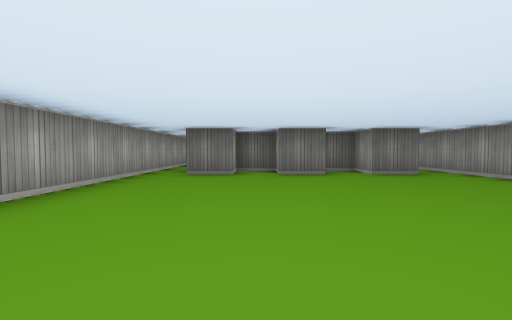
View 1 (above)

20 first-person views from a walk through a cub3D ray-caster map. The camera is about half as high as the walls, tilts 2° down and sees 90° across. The floor is counted in squares. Each view is taken from the middle of a square. On the plan, view 1 faces up. The plan holds only what a view shows up to about 9 squares ahead; the rest is blank.

View 2
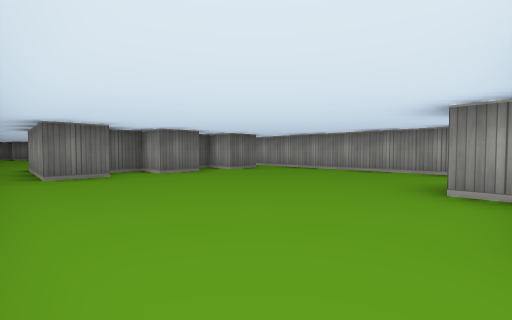

View 3
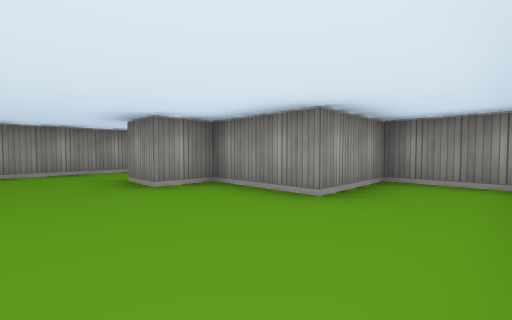

View 4
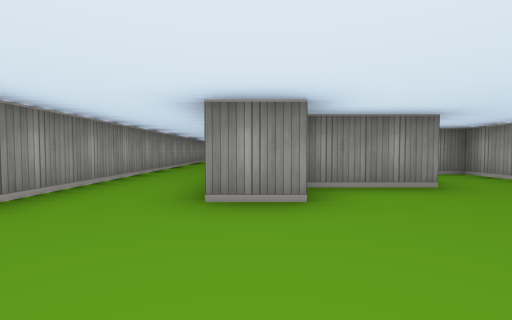

View 5
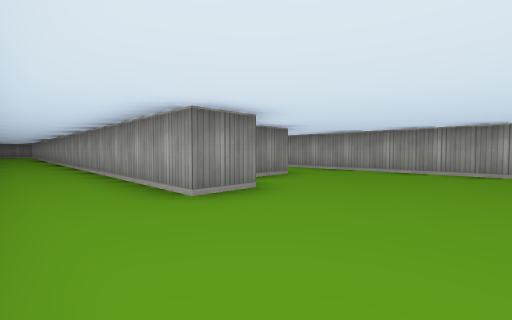

View 6
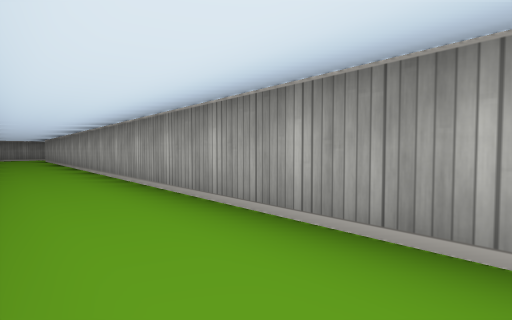

View 7
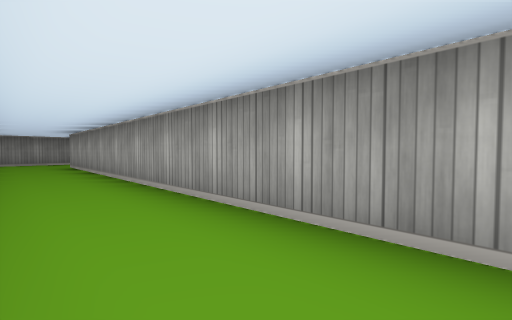

View 8
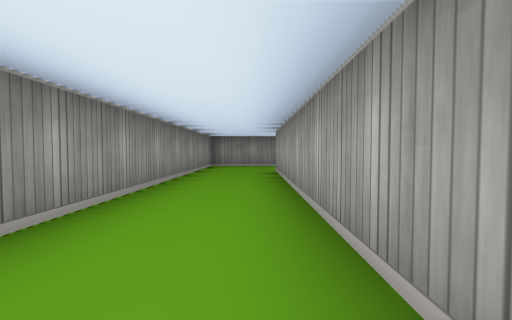

View 9
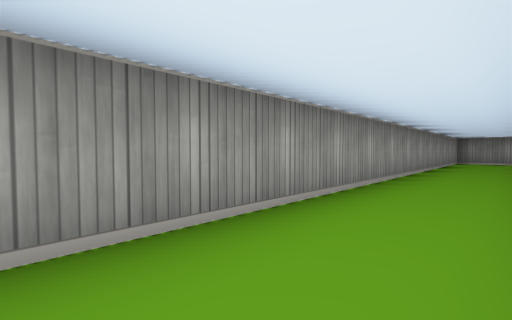

View 10
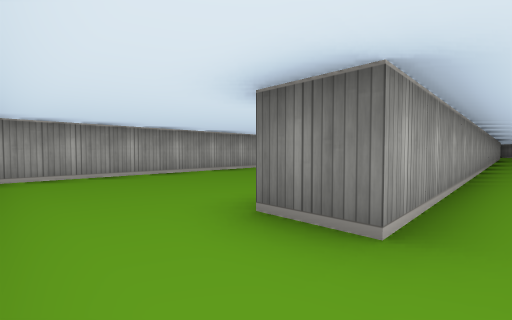

View 11
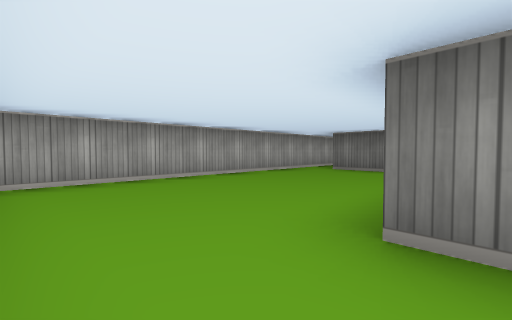

View 12
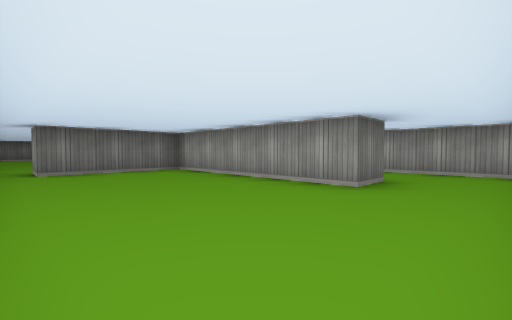

View 13
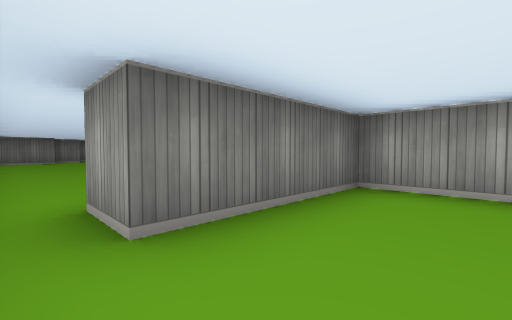

View 14
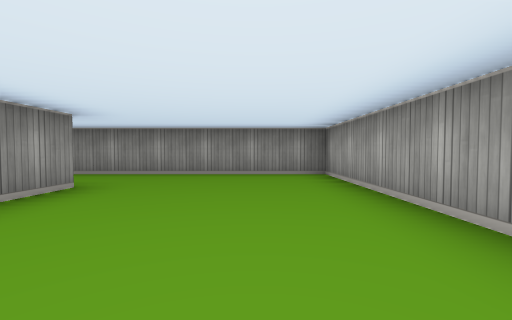

View 15
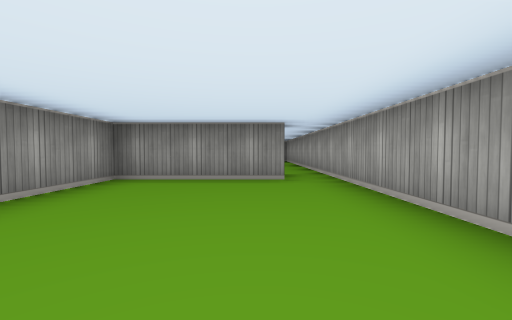

View 16
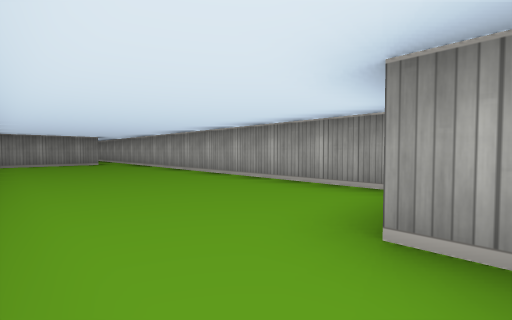

View 17
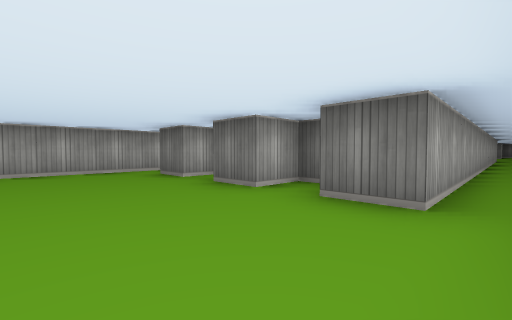

View 18
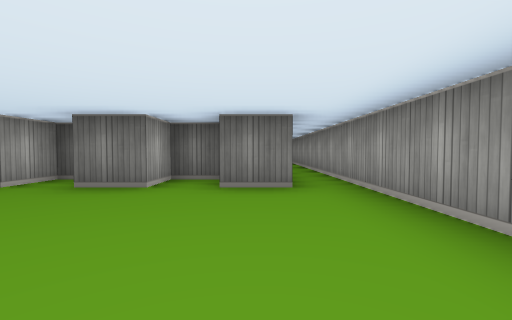

View 19
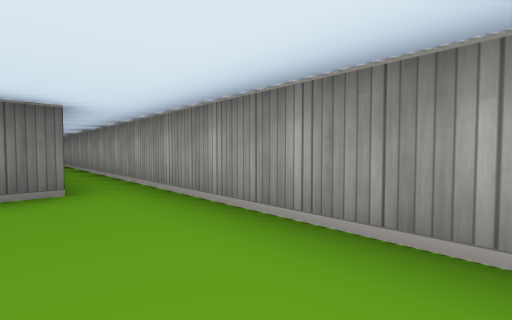

View 20
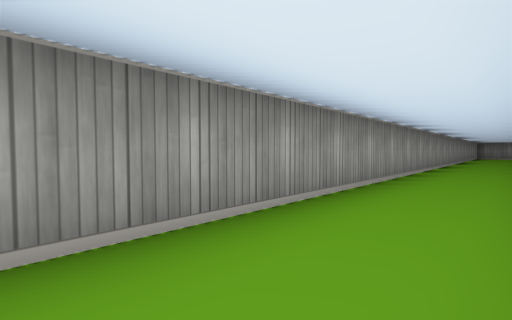

### Floor plan
Points are (right, up) in squares from view 1. A wall is a line through its corners. A room is listed if a view was taken in it or the views show most of it. See-through windows are left out.
Room 1 (views 1, 2, 3, 4, 5, 6, 7, 8, 9, 10, 17, 18, 19, 20)
walls: (-2.5, 9) (-2.5, -2.5) (-0.5, -2.5) (-0.5, -0.5) (1.5, -0.5) (1.5, 0.5) (2.5, 0.5) (2.5, -19.5); (3.5, 15.2) (3.5, 5.5) (2.5, 5.5) (2.5, 6.5) (1.5, 6.5) (1.5, 5.5) (0.5, 5.5) (0.5, 6.5) (-0.5, 6.5) (-0.5, 5.5) (-1.5, 5.5) (-1.5, 8.5); (2.5, -21.5) (4.5, -21.5) (4.5, 12.5)
ways out: opening at (2, -20.5) to room 2; opening at (-2, 9)
Room 2 (views 11, 12, 13, 14)
walls: (2.5, -19.5) (1.5, -19.5) (1.5, -14.5) (-1.5, -14.5) (-1.5, -13.5); (-2.5, -13.5) (-2.5, -21.5) (2.5, -21.5)
ways out: opening at (2, -20.5) to room 1; opening at (-2, -14) to room 3
Room 3 (views 15, 16)
walls: (-2.5, -4.1) (-2.5, -13.5); (-0.5, -2.9) (-0.5, -3.5); (-1.5, -13.5) (1.5, -13.5) (1.5, -11.4)
ways out: opening at (-2, -14) to room 2

Where each view was taken, in squares from view 1:
view 1: 0 up, 0 right, facing up
view 2: 0 up, 2 left, facing up-right
view 3: 2 up, 2 left, facing down-right
view 4: 3 up, 2 right, facing down
view 5: 3 up, 4 right, facing down-left
view 6: 4 down, 4 right, facing down-left
view 7: 10 down, 4 right, facing down-left
view 8: 13 down, 3 right, facing down
view 9: 9 down, 3 right, facing down-right
view 10: 21 down, 3 right, facing up-left
view 11: 21 down, 2 right, facing up-left
view 12: 21 down, 2 left, facing up-right
view 13: 16 down, 2 left, facing up-right
view 14: 16 down, 1 left, facing down
view 15: 9 down, 1 left, facing down
view 16: 3 down, 1 right, facing down-left
view 17: 3 up, 4 right, facing up-left
view 18: 2 up, 3 right, facing up
view 19: 2 up, 3 right, facing up-right
view 20: 1 down, 3 right, facing down-right
